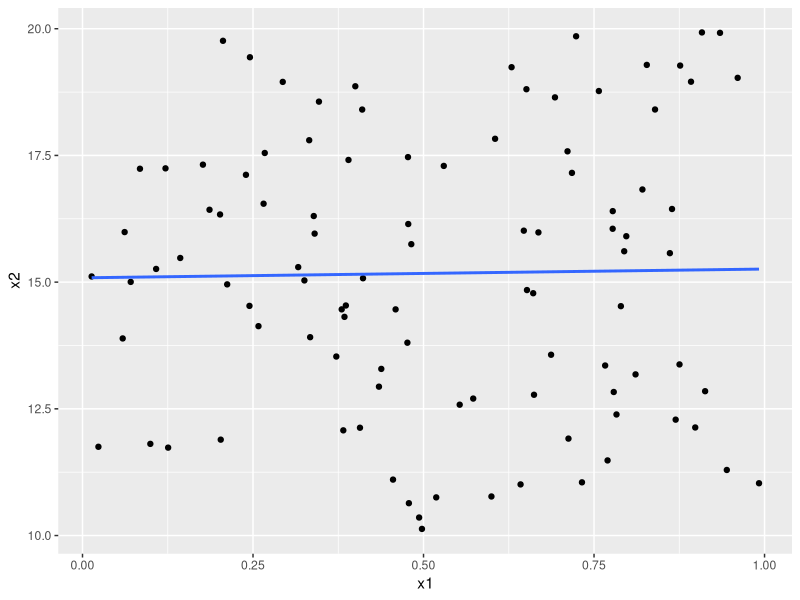
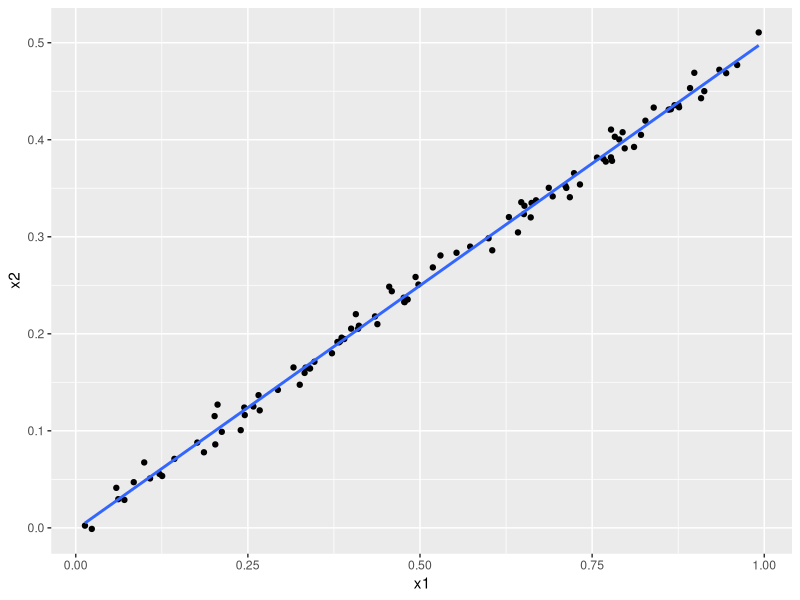

The R script that drew these images, in order:
## ---- chunk 1
knitr::opts_chunk$set(echo = TRUE)
## ---- chunk 2
library(dplyr)
library(ggplot2)
set.seed(1)
n <- 100
x1 <- runif(n)
x2 <- runif(n,10,20)
y <- 2+2*x1+0.3*x2+rnorm(n)
trueRegDF = data.frame(x1 = x1, x2 = x2, y = y)

## ---- chunk 3
cor.test(x1,x2) #.017
ggplot(data = trueRegDF, mapping = aes(x = x1, y = x2))+
  geom_point() +
  geom_smooth(method = "lm", se = FALSE)


## ---- chunk 4
reg1 = lm(y~x1+x2, data = trueRegDF)
summary(reg1)


## ---- chunk 5
reg2 = lm(y~x1, data = trueRegDF)
summary(reg2)

## ---- chunk 6
reg3 = lm(y~x2, data = trueRegDF)
summary(reg3)

## ---- chunk 7
set.seed(1)
n <- 100
x1 <- runif(n)
x2 <- 0.5*x1+rnorm(n,0,.01)
y <- 2+2*x1+0.3*x2+rnorm(n)
trueRegDF2 = data.frame(x1 = x1, x2 = x2, y = y)

## ---- chunk 8
cor.test(x1,x2)
ggplot(data = trueRegDF2, mapping = aes(x = x1, y = x2))+
  geom_point() +
  geom_smooth(method = "lm", se = FALSE)


## ---- chunk 9
reg1 = lm(y~x1+x2, data = trueRegDF2)
summary(reg1)



## ---- chunk 10
reg2 = lm(y~x1, data = trueRegDF2)
summary(reg2)


## ---- chunk 11
reg3 = lm(y~x2, data = trueRegDF2)
summary(reg3)

